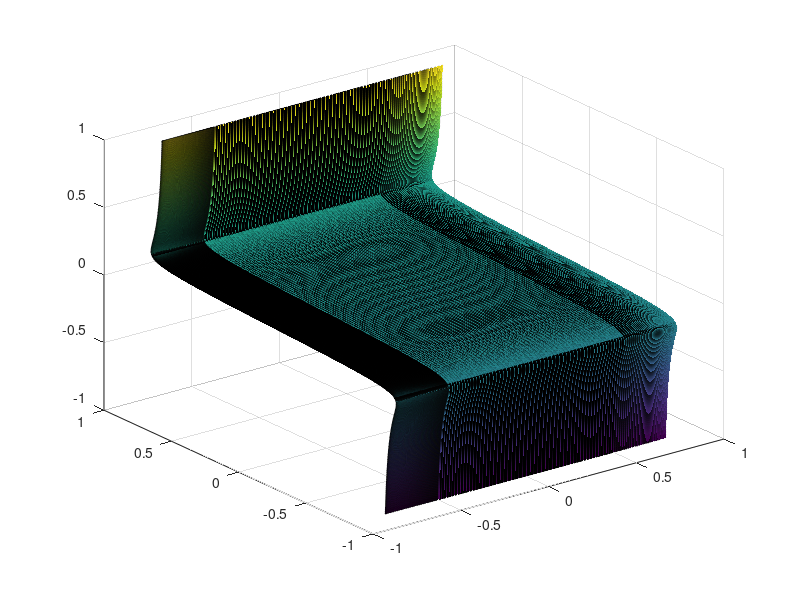

Here is the MATLAB script that generated this plot:
%clear all; close all; clc;
fprintf('Loading data for rear wheel driving model...')

%% Inputs
%TFL = 0;          % Torque input of front left tire [Nm]
%TFR = 0;          % Torque input of front right tire [Nm]
%TRL = 100;          % Torque input of rear left tire [Nm]
%TRR = 100;          % Torque input of rear right tire [Nm]
Vx0 = 10.001;           % Initial vehicle longitude speed [m/s] note: was 60*1000/3600   KDS 10/16, 
                       % DO NOT USE EXTREMELY SMALL START SPEEDS
                       % Initial negative speeds seem to not work....
Vy0 = 0;            % Initial vehicle lateral speed [m/s]
r0 = -3;             % Initial yaw rate [rad/s]

%% Parameters
g = 9.8;            %   Gravity acceleration [m/s^2]
m  = 1500;          %   Mass of the vehicle [kg]
Lf = 1.5;           %   Distance from front axle to CoG [m]
Lr = 1.5;           %   Distance from rear axle to CoG [m]
Lw = 1.5;           %   Distance between wheels [m]
hg = 0.4;           %   Hight of CoG [m]

Jz = 1/12*m*((Lf+Lr)^2+Lw^2);    %   Body moment of inertia around vertical axle
Jw = 12;            %   Wheel rotational moment of inertial >>Inertia = Mass(at radius r) * radius^2; sum multiple masses at diff radii for total
Rw = 0.2;           %   Wheel rolling radius [m]

% Magic formular (Longitudinal)
Kxnorm = 21.6;      % normalized stiffness
Muxp = 0.8;         % peak friction coefficient
Muxs = 0.2;         % sliding friction coefficient was .5 kds 5/16/14

% Magic formular (Lateral)
Ky0 = 90000;        % static cornering stiffness [N/rad]
Fz0 = 8142;         % static vertical load     [N]
Fz = m*g/4;
Muyp0 = 0.85;       % static peak friction coefficient
Muys = 0.80;        % friction coefficient when sliding 

% Combined slip parameters
rx1 = 15;
rx2 = 15;
ry1 = 15;
ry2 = 15;

%%  Vehicle Dynamics Model
%   We take "idnlgreydemo11.m" as reference to construct this model. This
%   model uses some approximations, so it is not that good. Anyway, as time
%   goes by, we will improve it.
%
%   In our model, vehicle has three degrees of freedom, which are longitude
%   motion, lateral motion and yaw rate. Other freedoms will be taken into
%   consideration as our research processes.

%   By using Newton's law and coordinate transformation, the longitude
%   speed V_x, the lateral speed V_y and yaw rate r around the CoG(center 
%   of gravity) can be expressed by following three differential equations.
%
%      d
%   m[ -- Vx(t) - Vy(t)*r(t)] = (  (Fx,FL(t)+Fx,FR(t))*cos(delta(t))
%      dt                           - (Fy,FL(t)+Fy,FR(t))*sin(delta(t))
%                                   + Fx,RL(t)+Fx,RR(t)
%                                  
%      d
%   m[ -- Vy(t) + Vx(t)*r(t)] =(  (Fx,FL(t)+Fx,FR(t))*sin(delta(t))
%      dt                          + (Fy,FL(t)+Fy,FR(t))*cos(delta(t))
%                                  + Fy,RL(t)+Fy,RR(t))
%      d
%   Jz -- r(t)   =   Lf*(  (Fx,FL(t)+Fx,FR(t))*sin(delta(t))
%      dt                   + (Fy,FL(t)+Fy,FR(t))*cos(delta(t)))
%                  - Lr*(Fy,RL(t)+Fy,RR(t)))
%                  + Lw/2 ( (Fx,FL(t)-Fx,FR(t))*cos(delta(t)) 
%                           + (Fy,FR(t)-Fy,FL(t))*sin(delta(t)))
%                           + Fx, RL(t) - Fx, RR(t))
%
%   where subscript x is used to denote that a force F acts in the
%   longitudinal direction and y that it acts in the lateral direction. The
%   abbreviations FL, FR, RL and RR label the tires: Front Left, Front Right,
%   Rear Left and Rear Right, respectively. 
%   In addition, delta(t) (an input) is the steering angle, J a moment of
%   inertia, and Lf and Lr the distances from the center of gravity to the 
%   front and rear axles, respectively.

%
%   Note that moment of inertia Jz can be calculated from Lf and Lr.

%%  Tyre Dynamics Model
%   Tyre dynamics model should be treated in two cases, which are driven
%   wheel and driving wheel. If there is no torque applied on a single
%   wheel, longitude force applied on this wheel should be zero due to our
%   omission of friction force, like rolling resistance etc.
%
%   The equation is as follows:
%      d
%   Jw -- w = T - Rw * Fx
%      dt
%
%   where T is the applied torque, Jw is rotation moment of inertia, Rw is
%   rolling radius, w is angular speed and Fx is longitude force generating
%   by road.

%   In addition, linear velocity and slip angle(Belta_ii) of each wheel can be 
%   calculated from vehilce's velocity by using geometric relationship.
%
%   Vx,FR = (Vx - r*Lw/2)cos(delta(t)) + (Vy + r*Lf)sin(delta(t))
%   Vx,FL = (Vx + r*Lw/2)cos(delta(t)) + (Vy + r*Lf)sin(delta(t))
%   Vx,RR =  Vx - r*Lw/2
%   Vx,RL =  Vx + r*Lw/2
%                                 Vy + r*Lf
%   Belta,FR = delta(t) - atan (---------------)
%                                 Vx - r*Lw/2
%
%                                 Vy + r*Lf
%   Belta,FL = delta(t) - atan (---------------)
%                                 Vx + r*Lw/2
%
%                        Vy - r*Lr
%   Belta,RR = - atan (---------------)
%                        Vx - r*Lw/2
%
%                        Vy - r*Lr
%   Belta,RR = - atan (---------------)
%                        Vx + r*Lw/2
%
%%   Initial Conditions

% Vx0                % Initial vehicle longitude speed [m/s]
% Vy0                % Initial vehicle lateral speed [m/s]
% r0                 % Initial yaw rate [rad/s]

VxFR = Vx0 - Lw*r0/2;   % Initial FR tyre longitude speed [m/s]
VxFL = Vx0 + Lw*r0/2;   % Initial FL tyre longitude speed [m/s]
VxRR = Vx0 - Lw*r0/2;   % Initial RR tyre longitude speed [m/s]
VxRL = Vx0 + Lw*r0/2;   % Initial RL tyre longitude speed [m/s]

wFR0 = VxFR/Rw;          
wFL0 = VxFL/Rw;
wRR0 = VxRR/Rw;
wRL0 = VxRL/Rw;


%%  Tire Model (Magic Formula)
%   Magic formula is an semiempirical and nonlinear tire model. It is a
%   sine function embedded with tangent functions.
%
%   Following formula is based on the materials given  by Kening Li. We
%   neglect camber angle and shift. Therefore, this is a simple tyre model. 
%
%   General formula is
%   F = D sin{ Carctan [ Bx-E(Bx-arctanBx) ] }
%
%   Here F can be longtitude or lateral force and x can be slip ratio s or
%   alpha* correspondingly.
%   Note alpha* is defined as the tangent of slip angle.
%
%   C reflects the shape of curve, D reflects peak value, E reflects the
%   the shape near peak value and B is stiffness factors. K=BCD, which
%   reflects the slope near zero.
%
%   Parameters of magic formula are: cornering stiffness, peak friction
%   coefficient,friction coefficient when slips (s=inf) and vetical load.
%   Therefore we normalize F to get F_norm. F_norm=F/Fz, where Fz is the
%   vertical load.
%
%   x, y stand for longitude and lateral direction respectively
%   n stands for norm
%   K stands for cornering stiffness
%   Fz stands for vertical load
%   p stands for peak value
%   s stands for friction coefficient when s=inf
%   Mu stands for friction coefficient
%

%------------------  Longitude Slip Characteristics  ----------------------
%   
%   Fx_norm(s) = D sin{ C arctan [ B * s - E * ( B*s - arctan (B*s)) ] }
%
%   Kx_norm = Kx(Fz) / Fz
%   Dx_norm = Mux_peak
%   Cx_norm = 2 - (2/pi) * arcsin( Mux_slide/Mux_peak )
%   Bx_norm = Kx_norm / (Cx_norm * Dx_norm)
%   s_peak = 3 * Dx_norm / Kx_norm = 3 / (Bx_norm * Cx_norm)
%       [corresponding slip ratio when u reaches its peak value]
%
%               Bx_norm * s_peak - tan( pi /( 2 * Cx_norm ) )
%   Ex_norm = -----------------------------------------------
%               Bx_norm * s_peak - arctan ( Bx_norm * s_peak )
%
%   Fx = Fx_norm * Fz
% 
% Kxnorm       % normalized stiffness
% Muxp         % peak friction coefficient
% Muxs         % sliding friction coefficient

% Parameters in magic formula
Dx = Muxp;
Cx = 2 - 2/pi * asin( Muxs/Muxp );
Bx = Kxnorm / ( Cx*Dx );
sp = 3 / ( Bx*Cx );   % slip ratio at which Mu is max.
Ex = ( Bx * sp - tan( pi / ( 2 * Cx )) ) / ( Bx * sp-atan( Bx * sp ) );

%Test Formula   KDS 2/7/14
%u = slip ratio
u=-1:.001:1;
LongSlip = Dx*sin(Cx*atan(Bx*u-Ex*(Bx*u-atan(Bx*u))));
%figure;
%hhh(1) = subplot(2,1,1); % upper plot
%plot(u,LongSlip)
%hold on;

%------------------  Lateral Slip Characteristics  ------------------------
%   
%   Here independent variable a is tangent of alpha (the slip angle)
%   Due to the nonlienar property between lateral direction, vertical  load
%   and stiffness, we needs parameters in static situation, which is
%   represented by 0.
%   
%   Fy_norm(a) = D sin{ C arctan [ B*a-E(B*a-arctan (B*a)) ] }
%
%   Due to nonlinear relation between cornering stiffness and vertical load,
%   K depends on Fz.
%   
%   Ky(Fz) = k1 * sin[ 2*arctan(Fz/k2)]                 [N/rad]
%       k1 = Ky0, which is the static stiffness
%       k2 = Fz0, which is the static verticl load
%
%   Ky_norm = Ky(Fz)/Fz
%
%   Due to nonlinear relation between friction coefficient and vertical
%   load, friction coefficient (Muy) depends on Fz too
%            Fz + p1
%   Muyp = ----------- Muys
%               Fz
%   p1 = ( Muyp0 / Muys -1 ) * Fz0
%
%   Dy_norm = Muy_peak
%   Cy_norm = 2 - (2/pi) * arcsin(Muy_slide/Muy_peak)
%   By_norm = Ky_norm / (Cy_norm * Dy_norm)
%   a_peak = 3 * Dy_norm / Ky_norm = 3 / (By_norm * Cy_norm)
%       [corresponding slip angle when u reaches its peak value]
%
%               By_norm * a_peak - tan( pi/(2*Cy_norm) )
%   Ey_norm = --------------------------------------------
%               By_norm * a_peak - arctan (By_norm*a_peak)
%
%   Fy = Fy_norm * Fz

% Ky0 = 90000;        % static cornering stiffness [N/rad]
% Fz0 = 8142;         % static vertical load     [N]
% Fz = m * g /4;      % vertical load            [N]
% Muyp0 = 0.85;       % static peak friction coefficient
% Muys = 0.80;        % friction coefficient when sliding 

Ky = Ky0 * sin( 2 * atan(Fz / Fz0) );
p = ( ( Muyp0 / Muys ) - 1 ) * Fz0;
Muyp = ( Fz + p) * Muys / Fz;

Kynorm = Ky / Fz;

Dy = Muyp;
Cy = 2 - 2 / pi * asin( Muys / Muyp );
By = Kynorm / ( Cy * Dy );
ap = 3 / ( By * Cy );  
Ey = ( By * ap - tan( pi / ( 2 * Cy )))/( By * ap - atan( By * ap ));

%Test Formula   KDS 2/7/14
%uu = steering angle (rads)
uu = -1:.001:1;
lz = tan(u);
angle = -1:.001:1;
degrees = uu*180/pi;
pz = tan(angle);
%LatSlip = (Dy*sin(Cy*atan(By*u-Ey*(By*u-atan(By*u)))));
LatSlip = (Dy*sin(Cy*atan(By*uu-Ey*(By*uu-atan(By*uu)))));

%hhh(2) = subplot(2,1,2); % lower plot
%plot(degrees,LatSlip)
%valuefin=pz*LatSlip;
%hold off;

%[X Y] = meshgrid(LongSlip, LatSlip);
Z = zeros(length(LatSlip),length(LongSlip));
for iii = 1:length(LongSlip)
    Z(:,iii) = uu';
end
%mesh(X,Y,Z)
%surf(X,Y,Z)
surf(LongSlip, LatSlip', Z);

%surf(LongSlip,LatSlip,uu)

%------------------  Combined Slip Characteristics  -----------------------
%   When vehicle works under combined slip situation, longitudinal and
%   lateral force will affect each other and form a famous friction circle,
%   which limits values of these two forces.
%
%   Generally, we add a weighting function to each pure slip force as
%   follows:
%
%   longitudinal motion
%   Fx = Gx * Fx0, Fx0 is the pure longitudinal force
%   Gx = cos( atan (Bx * a ))
%   Bx = rx1 * cos( atan (rx2 * s)) 

%   lateral motion
%   Fy = Gy * Fy0, Fy0 is the pure lateral force
%   Gy = cos( aran (By * s))
%   By = ry1 * cos( atan (ry2 * a))  

disp('done.');